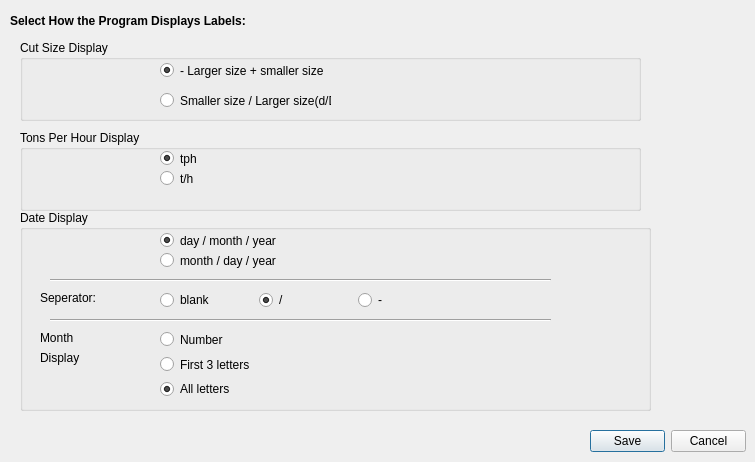
     <widget class="QWidget" name="LabelsTab">
      <attribute name="title">
       <string>Labels</string>
      </attribute>
      <widget class="QLabel" name="label_43">
       <property name="geometry">
        <rect>
         <x>10</x>
         <y>10</y>
         <width>341</width>
         <height>21</height>
        </rect>
       </property>
       <property name="font">
        <font>
         <pointsize>9</pointsize>
         <weight>75</weight>
         <bold>true</bold>
         <underline>false</underline>
        </font>
       </property>
       <property name="text">
        <string>Select How the Program Displays Labels:</string>
       </property>
      </widget>
      <widget class="QGroupBox" name="groupBox_3">
       <property name="geometry">
        <rect>
         <x>20</x>
         <y>40</y>
         <width>621</width>
         <height>81</height>
        </rect>
       </property>
       <property name="font">
        <font>
         <pointsize>9</pointsize>
         <weight>50</weight>
         <bold>false</bold>
         <underline>false</underline>
        </font>
       </property>
       <property name="title">
        <string>Cut Size Display</string>
       </property>
       <widget class="QRadioButton" name="radioButton_13">
        <property name="geometry">
         <rect>
          <x>140</x>
          <y>20</y>
          <width>181</width>
          <height>21</height>
         </rect>
        </property>
        <property name="text">
         <string>- Larger size + smaller size</string>
        </property>
        <property name="checked">
         <bool>true</bool>
        </property>
       </widget>
       <widget class="QRadioButton" name="radioButton_14">
        <property name="geometry">
         <rect>
          <x>140</x>
          <y>50</y>
          <width>171</width>
          <height>21</height>
         </rect>
        </property>
        <property name="text">
         <string>Smaller size / Larger size(d/D)</string>
        </property>
       </widget>
      </widget>
      <widget class="QGroupBox" name="groupBox_4">
       <property name="geometry">
        <rect>
         <x>20</x>
         <y>130</y>
         <width>621</width>
         <height>81</height>
        </rect>
       </property>
       <property name="font">
        <font>
         <pointsize>9</pointsize>
         <weight>50</weight>
         <bold>false</bold>
         <underline>false</underline>
        </font>
       </property>
       <property name="title">
        <string>Tons Per Hour Display</string>
       </property>
       <widget class="QRadioButton" name="radioButton_15">
        <property name="geometry">
         <rect>
          <x>140</x>
          <y>20</y>
          <width>82</width>
          <height>17</height>
         </rect>
        </property>
        <property name="text">
         <string>tph</string>
        </property>
        <property name="checked">
         <bool>true</bool>
        </property>
       </widget>
       <widget class="QRadioButton" name="radioButton_16">
        <property name="geometry">
         <rect>
          <x>140</x>
          <y>40</y>
          <width>82</width>
          <height>17</height>
         </rect>
        </property>
        <property name="text">
         <string>t/h</string>
        </property>
       </widget>
      </widget>
      <widget class="QGroupBox" name="groupBox_5">
       <property name="geometry">
        <rect>
         <x>20</x>
         <y>210</y>
         <width>631</width>
         <height>201</height>
        </rect>
       </property>
       <property name="font">
        <font>
         <pointsize>9</pointsize>
         <weight>50</weight>
         <bold>false</bold>
         <underline>false</underline>
        </font>
       </property>
       <property name="title">
        <string>Date Display</string>
       </property>
       <widget class="QRadioButton" name="radioButton_17">
        <property name="geometry">
         <rect>
          <x>140</x>
          <y>20</y>
          <width>141</width>
          <height>21</height>
         </rect>
        </property>
        <property name="text">
         <string>day / month / year</string>
        </property>
        <property name="checked">
         <bool>true</bool>
        </property>
       </widget>
       <widget class="QRadioButton" name="radioButton_18">
        <property name="geometry">
         <rect>
          <x>140</x>
          <y>40</y>
          <width>131</width>
          <height>21</height>
         </rect>
        </property>
        <property name="text">
         <string>month / day / year</string>
        </property>
       </widget>
       <widget class="Line" name="line">
        <property name="geometry">
         <rect>
          <x>30</x>
          <y>60</y>
          <width>501</width>
          <height>20</height>
         </rect>
        </property>
        <property name="orientation">
         <enum>Qt::Horizontal</enum>
        </property>
       </widget>
       <widget class="Line" name="line_2">
        <property name="geometry">
         <rect>
          <x>30</x>
          <y>100</y>
          <width>501</width>
          <height>20</height>
         </rect>
        </property>
        <property name="orientation">
         <enum>Qt::Horizontal</enum>
        </property>
       </widget>
       <widget class="QLabel" name="label_86">
        <property name="geometry">
         <rect>
          <x>20</x>
          <y>80</y>
          <width>61</width>
          <height>16</height>
         </rect>
        </property>
        <property name="text">
         <string>Seperator:</string>
        </property>
       </widget>
       <widget class="QLabel" name="label_87">
        <property name="geometry">
         <rect>
          <x>20</x>
          <y>120</y>
          <width>61</width>
          <height>16</height>
         </rect>
        </property>
        <property name="text">
         <string>Month</string>
        </property>
       </widget>
       <widget class="QLabel" name="label_88">
        <property name="geometry">
         <rect>
          <x>20</x>
          <y>140</y>
          <width>61</width>
          <height>16</height>
         </rect>
        </property>
        <property name="text">
         <string>Display</string>
        </property>
       </widget>
       <widget class="QWidget" name="">
        <property name="geometry">
         <rect>
          <x>140</x>
          <y>80</y>
          <width>291</width>
          <height>21</height>
         </rect>
        </property>
        <layout class="QHBoxLayout" name="horizontalLayout_35">
         <item>
          <widget class="QRadioButton" name="radioButton_19">
           <property name="text">
            <string>blank</string>
           </property>
          </widget>
         </item>
         <item>
          <widget class="QRadioButton" name="radioButton_20">
           <property name="text">
            <string>/</string>
           </property>
           <property name="checked">
            <bool>true</bool>
           </property>
          </widget>
         </item>
         <item>
          <widget class="QRadioButton" name="radioButton_21">
           <property name="text">
            <string>-</string>
           </property>
          </widget>
         </item>
        </layout>
       </widget>
       <widget class="QWidget" name="">
        <property name="geometry">
         <rect>
          <x>140</x>
          <y>120</y>
          <width>97</width>
          <height>68</height>
         </rect>
        </property>
        <layout class="QVBoxLayout" name="verticalLayout">
         <item>
          <widget class="QRadioButton" name="radioButton_22">
           <property name="text">
            <string>Number</string>
           </property>
           <property name="checked">
            <bool>false</bool>
           </property>
          </widget>
         </item>
         <item>
          <widget class="QRadioButton" name="radioButton_23">
           <property name="text">
            <string>First 3 letters</string>
           </property>
          </widget>
         </item>
         <item>
          <widget class="QRadioButton" name="radioButton_24">
           <property name="text">
            <string>All letters</string>
           </property>
           <property name="checked">
            <bool>true</bool>
           </property>
          </widget>
         </item>
        </layout>
       </widget>
      </widget>
      <widget class="QDialogButtonBox" name="buttonBox_3">
       <property name="geometry">
        <rect>
         <x>590</x>
         <y>430</y>
         <width>156</width>
         <height>23</height>
        </rect>
       </property>
       <property name="standardButtons">
        <set>QDialogButtonBox::Cancel|QDialogButtonBox::Save</set>
       </property>
      </widget>
     </widget>
